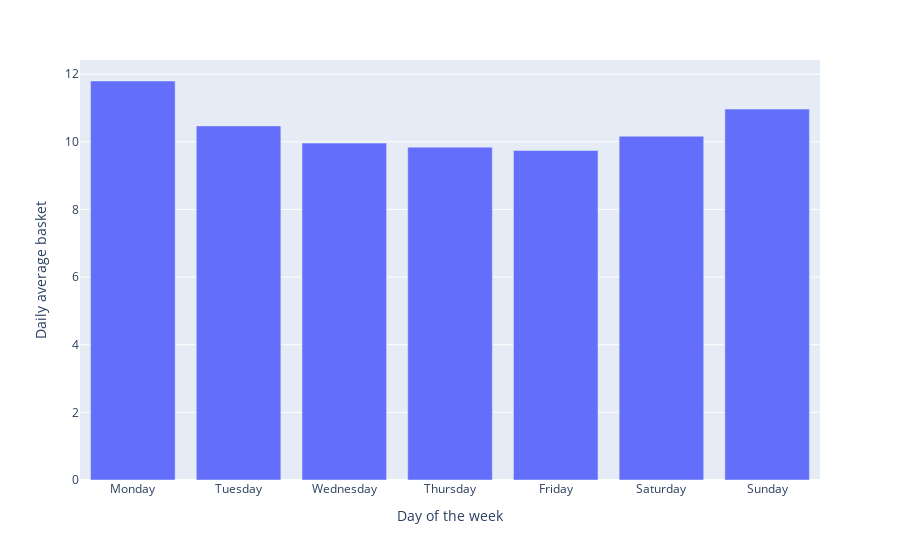

Notebook code for this chart:
### Code cell
%%time
Q3_sql = """
SELECT
  order_dow,
  Avg(items_ordered) AS Daily_Average_Basket
FROM
  (
    SELECT
      order_prod.order_id,
      COUNT(order_prod.order_id) AS items_ordered
    FROM
      order_prod
    GROUP BY
      order_id
  ) AS Table1
  LEFT JOIN orders ON Table1.order_id = orders.order_id
GROUP BY order_dow
ORDER BY order_dow
"""

Q3_df = spark.sql(Q3_sql)
Q3_df.show()

Q3_df_pd = Q3_df.toPandas()
fig = px.bar(Q3_df_pd,
              x="order_dow",
              y="Daily_Average_Basket")
fig.update_layout(xaxis_title='Day of the week', yaxis_title='Daily average basket')
fig.update_layout(xaxis=dict(tickmode='array', tickvals=[0,1,2,3,4,5,6], ticktext=['Monday', 'Tuesday', 'Wednesday', 'Thursday', 'Friday', 'Saturday', 'Sunday']))
fig.show()

### Figure 1 — Plotly figure (JSON) as saved in the notebook; plotly's stock layout.template omitted (floating-point values rounded to 4 significant figures)
{"data": [{"alignmentgroup": "True", "hovertemplate": "order_dow=%{x}<br>Daily_Average_Basket=%{y}<extra></extra>", "legendgroup": "", "marker": {"color": "#636efa", "pattern": {"shape": ""}}, "name": "", "offsetgroup": "", "orientation": "v", "showlegend": false, "textposition": "auto", "type": "bar", "x": [0, 1, 2, 3, 4, 5, 6], "xaxis": "x", "y": [11.8, 10.47, 9.961, 9.841, 9.743, 10.16, 10.97], "yaxis": "y"}], "layout": {"autosize": true, "barmode": "relative", "legend": {"tracegroupgap": 0}, "margin": {"t": 60}, "xaxis": {"anchor": "y", "autorange": true, "domain": [0, 1], "range": [-0.5, 6.5], "tickmode": "array", "ticktext": ["Monday", "Tuesday", "Wednesday", "Thursday", "Friday", "Saturday", "Sunday"], "tickvals": [0, 1, 2, 3, 4, 5, 6], "title": {"text": "Day of the week"}, "type": "linear"}, "yaxis": {"anchor": "x", "autorange": true, "domain": [0, 1], "range": [0, 12.42], "title": {"text": "Daily average basket"}, "type": "linear"}}}
